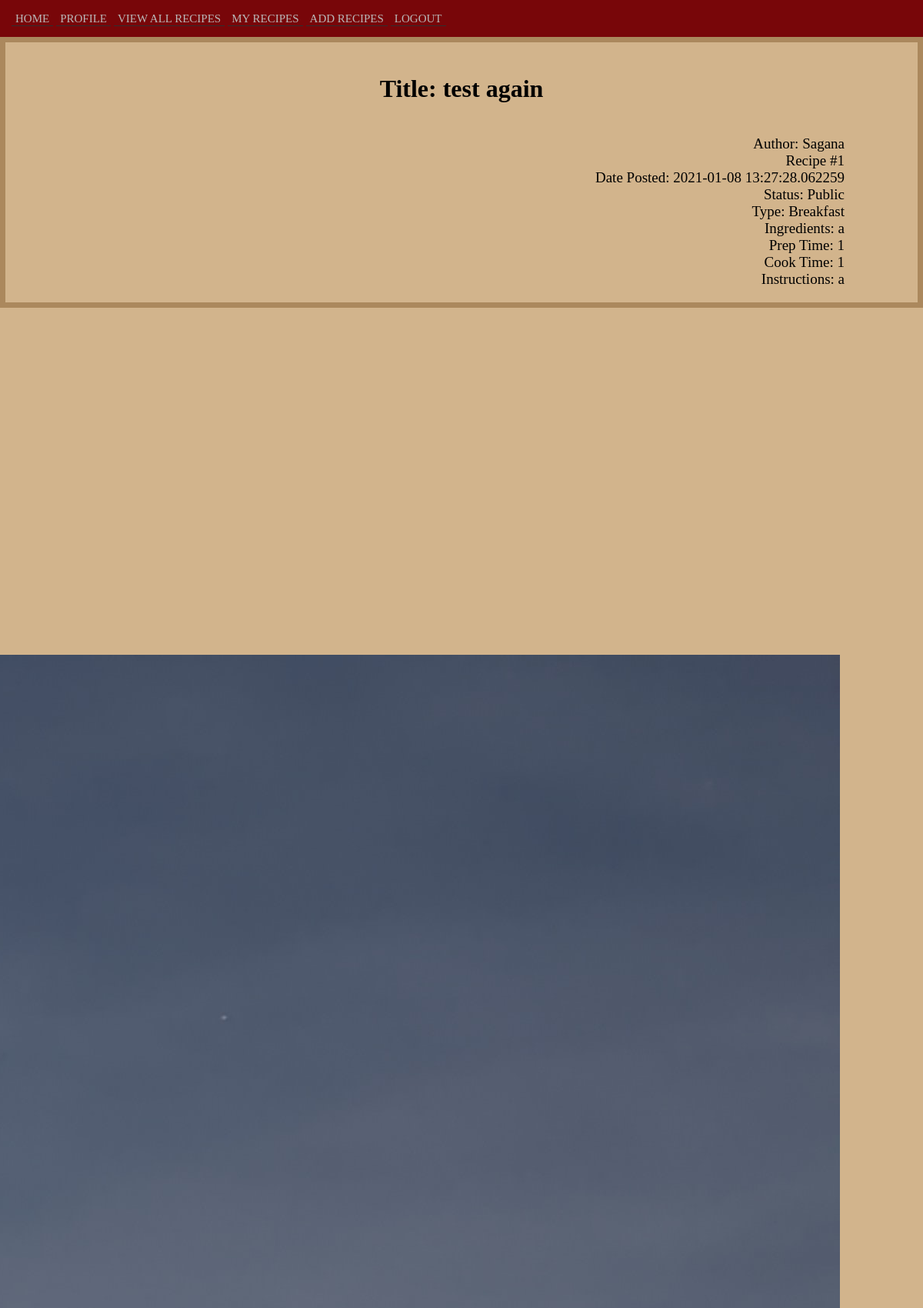
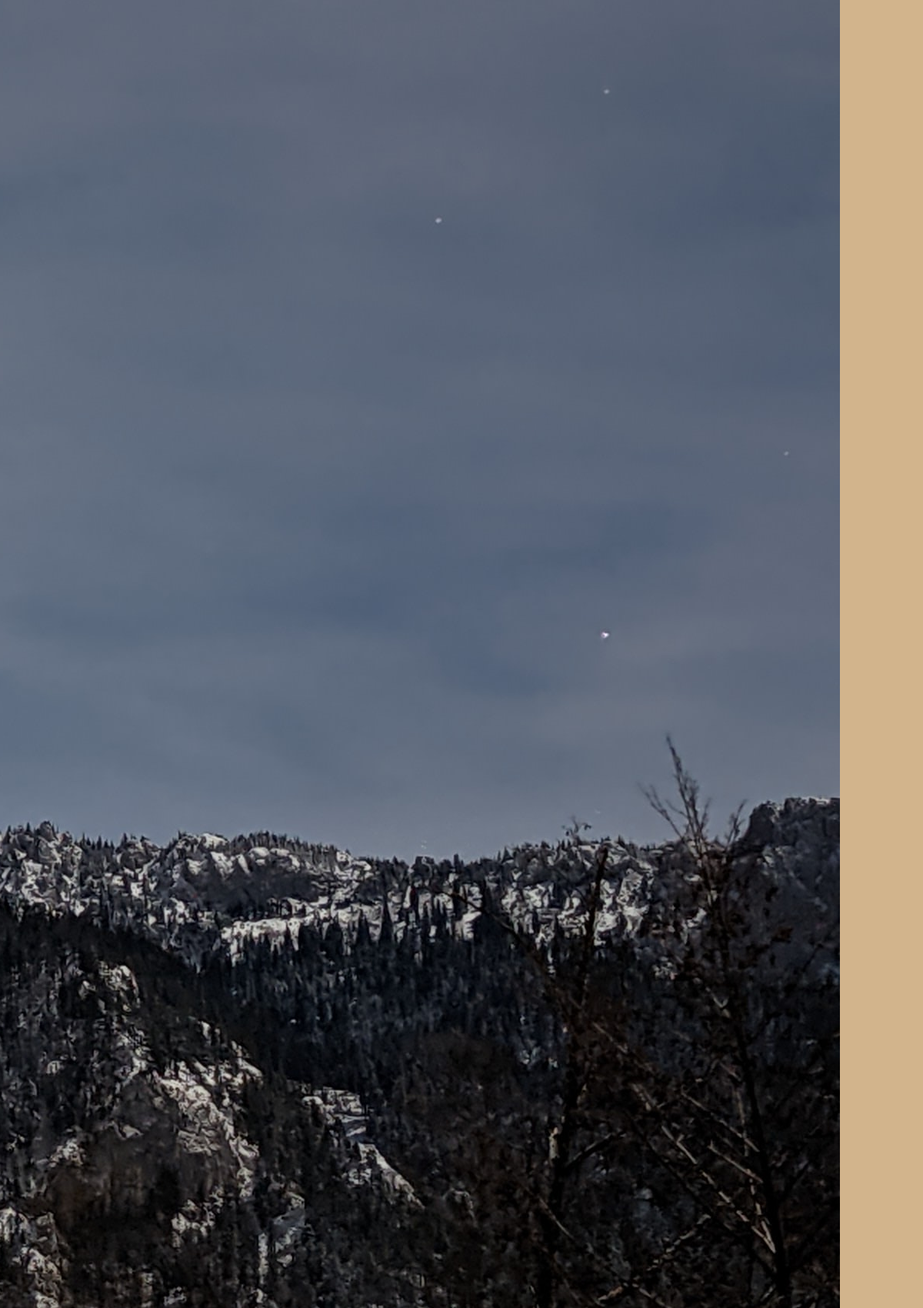
Page /loggedin/viewrecipes/1 (signed in, upper part) on the committed database (2 pictures, top to bottom).
### cookingARecipe/models.py (models this page shows, shortened)
class Recipes(db.Model):
    __tablename__ = 'recipes'
    id = db.Column(db.Integer, primary_key=True)
    Recipe_Title = db.Column(db.String(100), nullable=False)
    Recipe_Author = db.Column(db.String(1000))
    Recipe_Type = db.Column(db.String(20), nullable=False)
    Recipe_Img= db.Column(db.String(500), nullable =False)
    Recipe_Ingredients = db.Column(db.Text, nullable=False)
    Recipe_Instructions = db.Column(db.Text, nullable=False)
    Recipe_Expected_Prep_Time = db.Column(db.String(50), nullable=False)
    Recipe_Time_Prep = db.Column(db.String(20), nullable=False)
    Recipe_Expected_Cook_Time = db.Column(db.String(50), nullable=False)
    Recipe_Time_Cook = db.Column(db.String(20), nullable=False)
    Recipe_Date_Posted = db.Column(db.DateTime, nullable = False, default=datetime.today)
    Recipe_Public_Status = db.Column(db.String(20), nullable=False)
    user_id = db.Column(db.Integer, db.ForeignKey('user.id'))

### cookingARecipe/profile.py (the view)
@profile.route('/viewrecipes/<int:id>')
@login_required
def viewRecipeDetails(id):
    user= User.query.get(current_user.id)
    recipe= Recipes.query.get_or_404(id)
    filename=recipe.Recipe_Img
    return render_template('viewR.html', filename=filename,recipe=recipe, user=user)

### cookingARecipe/__init__.py (called while the page is built)
def create_app():
    app = Flask(__name__)
    app.config['SECRET_KEY'] = os.urandom(26)
    app.config["IMAGE_UPLOADS"] = os.path.join(app.root_path, 'static')
    app.config["ALLOWED_IMAGE_EXTENSIONS"] = ["jpeg", "jpg", "png", "gif"]
    app.config["MAX_IMAGE_FILESIZE"] = 50 * 1024 * 1024
    basedir = os.path.abspath(os.path.dirname(__file__))
    app.config['SQLALCHEMY_DATABASE_URI'] = "sqlite:///"+ os.path.join(basedir, "cAR.db")
    db.init_app(app)
    login_manager = LoginManager()
    login_manager.login_view="auth.login"
    login_manager.init_app(app)
    from .models import User
    @login_manager.user_loader
    def load_user(user_id):
        return User.query.get(user_id)
    from .auth import auth
    app.register_blueprint(auth)
    from .main import main
    app.register_blueprint(main)
    from .profile import profile
    app.register_blueprint(profile)
    return app

### cookingARecipe/templates/viewR.html (shortened to what this page needs)
{% extends 'base.html' %}
{% block body %}
    <div class="text-content borderColor">
        <div class="recipe-details">
            <h3 class="recipe-details">Title: {{ recipe.Recipe_Title }}</h3>
        </div>
        <div class="recipe-image">
            {% if filename %}
	            <div>
		            <img src="{{ url_for('profile.display_image', filename=filename) }}">
	            </div>
            {% endif %}
        </div>
        <div class="recipe-details">
            <p id="details" class="recipe-details">
            Author: {{ recipe.Recipe_Author }} <br>
            Recipe #{{ recipe.id }} <br>
            Date Posted: {{ recipe.Recipe_Date_Posted }} <br>
            Status: {{ recipe.Recipe_Public_Status }} <br>
            Type: {{ recipe.Recipe_Type }} <br>
            Ingredients: {{ recipe.Recipe_Ingredients }} <br>
            Prep Time: {{ recipe.Recipe_Expected_Prep_Time }} <br>
            Cook Time: {{ recipe.Recipe_Expected_Cook_Time  }} <br>
            Instructions: {{ recipe.Recipe_Instructions }} <br>
            </p>
        </div>
    </div>
{% endblock%}

### cookingARecipe/templates/base.html (shortened to what this page needs)
<!DOCTYPE html>
<html>
<head>
    <link rel="stylesheet" href="{{ url_for('static', filename= 'css/style.css') }}">
</head>
<body>
    <div class="navbar">
        <a class="nav-element" href="/">Home</a>
        {% if current_user.is_authenticated %}
        <a href="/loggedin/profile">Profile</a>
        {% endif %}
        {% if current_user.is_authenticated %}
            <a href="{{ url_for('profile.viewRecipes') }}">View All Recipes</a>
            <a href="{{ url_for('profile.viewMyRecipes') }}">My Recipes</a>
            <a href="{{ url_for('profile.addRecipe') }}">Add Recipes</a>
            <a class="nav-element" href="/logout">Logout</a>
        {% endif %}
    </div>
    {% block body %} {% endblock %}
</body>
</html>

### cookingARecipe/static/css/style.css (style rules this page uses)
body { background-color: tan; margin: 0; font-family:fantasy; }
h3 { text-align: right; }
.text-content { border: aliceblue; }
img { position: absolute; top: 107px; top: 22%; right: 0%; padding-right: 9%; }
h3 { text-align: center; font-size: 2em; padding: 10px; }
#details { text-align: right; font-size: 19px; padding-right: 5em; }
.navbar { background-color: #780609; padding: 15px; }
.navbar a { justify-content: space-around; text-decoration: none; padding-bottom: 1px; color: #b9b8b8; text-transform: uppercase; text-align: left; transition: font-size 1s; border-bottom: 1px solid #2f2f2f; font-size: 15px; padding-right: 5px; padding-left: 5px; }
.borderColor { border: 7px #ab885d solid; }

### rows in the picture
Recipes: Recipe_Title "test again", Recipe_Img (picture), Recipe_Author "Sagana", id "1", Recipe_Date_Posted "2021-01-08 13:27:28.062259", Recipe_Public_Status "Public", Recipe_Type "Breakfast", Recipe_Ingredients "a", Recipe_Expected_Prep_Time "1", Recipe_Expected_Cook_Time "1", Recipe_Instructions "a"
